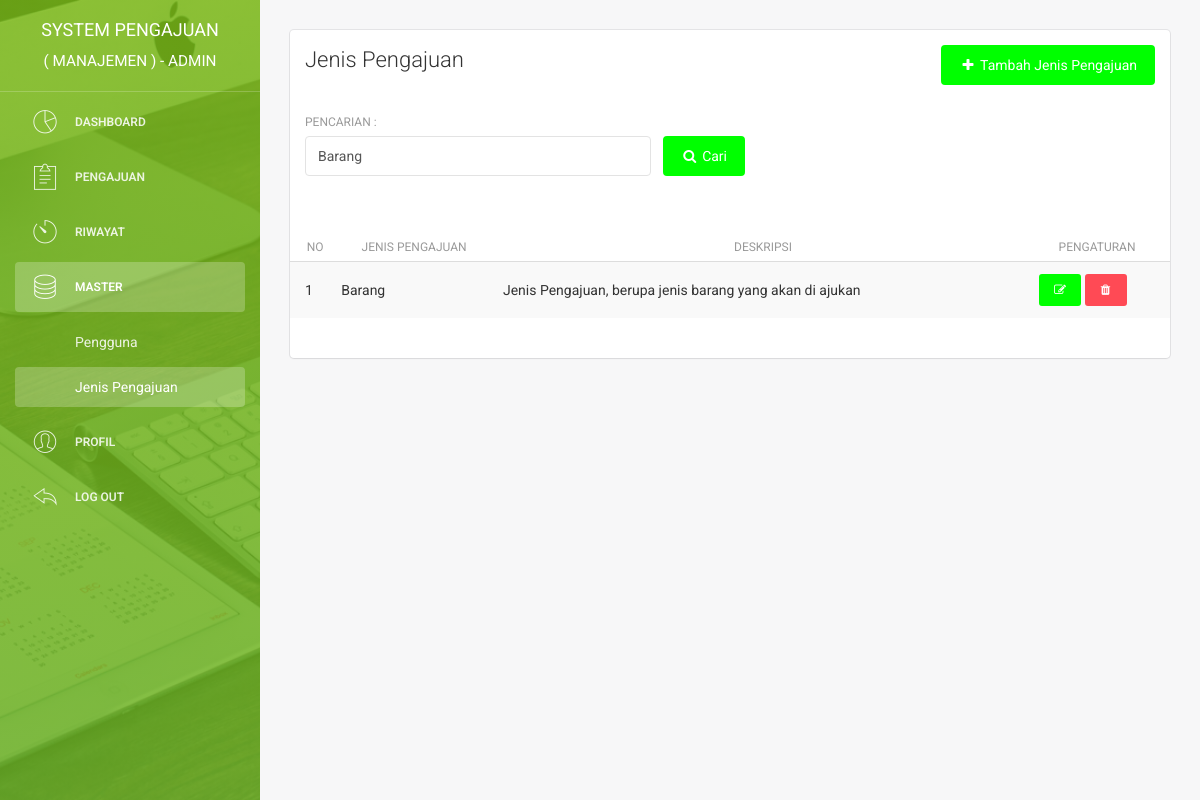
The app's page /admin/jenis_pengajuan.php?cari=Barang (signed in) with its own data.
### tables this page shows
CREATE TABLE `user` (
  `id_user` int(11) NOT NULL,
  `username` varchar(225) NOT NULL,
  `email` varchar(225) NOT NULL,
  `password` varchar(225) NOT NULL,
  `nama_depan` varchar(225) NOT NULL,
  `nama_belakang` varchar(225) NOT NULL,
  `jk` enum('laki-laki','perempuan') NOT NULL,
  `no_hp` varchar(50) NOT NULL,
  `alamat` text NOT NULL,
  `role` enum('manajemen','tim') NOT NULL,
  `pembuatan_akun` date NOT NULL,
  `update_akun` date NOT NULL
);

CREATE TABLE `jenis_pengajuan` (
  `id_jenis_pengajuan` int(11) NOT NULL,
  `jenis_pengajuan` varchar(25) NOT NULL,
  `deskripsi` text NOT NULL
);

### admin/jenis_pengajuan.php (the view, shortened to what this page needs)
<?php
    include '../system/koneksi.php';
?>
<!doctype html>
<html lang="en">
<head>
    <link href="../assets/css/bootstrap.min.css" rel="stylesheet" />
    <link href="../assets/css/animate.min.css" rel="stylesheet"/>
    <link href="../assets/css/light-bootstrap-dashboard.css" rel="stylesheet"/>
    <link href="../assets/css/demo.css" rel="stylesheet" />
    <link href="http://maxcdn.bootstrapcdn.com/font-awesome/4.2.0/css/font-awesome.min.css" rel="stylesheet">
    <link href="../assets/css/pe-icon-7-stroke.css" rel="stylesheet" />
    <link rel="stylesheet" href="../assets/dist/sweetalert.css">
</head>
<body>
<div class="wrapper">
    <div class="sidebar" data-color="green" data-image="../assets/img/sidebar.jpg">
    	<div class="sidebar-wrapper">
            <div class="logo">
                <a href="index" class="simple-text">
<?php
 $query_login = "SELECT * FROM user WHERE email ='$_SESSION[email]'";
    $result_login = mysqli_query($con, $query_login);
    $data_login = mysqli_fetch_assoc($result_login);
    $username = $data_login["username"];
?>
                        System Pengajuan<br><small>( MANAJEMEN ) - <?php echo $username ?></small>
                </a>
            </div>
            <ul class="nav">
                <li>
                    <a href="index">
                        <i class="pe pe-7s-graph"></i>
                        <p>Dashboard</p>
                    </a>
                </li>
                <li>
                    <a href="pengajuan">
                        <i class="pe pe-7s-note2"></i>
                        <p>Pengajuan</p>
                    </a>
                </li>
                <li>
                    <a href="riwayat">
                        <i class="pe pe-7s-timer"></i>
                        <p>Riwayat</p>
                    </a>
                </li>
                <li class="active">
                    <a data-toggle="collapse" href="#componentsExamples" aria-expanded="true">
                        <i class="pe-7s-server"></i>
                        <p>Master</p>
                    </a>
                    <div class="collapse in" id="componentsExamples">
                        <ul class="nav">
                            <li><a href="user">Pengguna</a></li>
                            <li class="active"><a href="jenis_pengajuan">Jenis Pengajuan</a></li>
                        </ul>
                    </div>
                </li>
                <li>
                    <a href="profil">
                        <i class="pe pe-7s-user"></i>
                        <p>Profil</p>
                    </a>
                </li>
                <li>
                    <a href="#" onclick = "logout()">
                        <i class="pe pe-7s-back"></i>
                        <p>Log out</p>
                    </a>
                </li>
            </ul>
    	</div>
    </div>
    <div class="main-panel">
        <div class="content">
            <div class="container-fluid">
                <div class="row">
                    <div class="col-md-12">
                        <div class="card">
                            <div class="header">
                                <div class="row">
                                    <div class="col-md-6">
                                        <h4 class="title">Jenis Pengajuan</h4>
                                    </div>
                                    <div class="col-md-6" align="right">
                                        <a href="tambah_jenispengajuan">
                                            <button type="button" class="btn btn-primary btn-fill">
                                                <i class="fa fa-plus"></i> Tambah Jenis Pengajuan
                                            </button>
                                        </a>
                                    </div>
                                </div>
                                <br>
                                <form id="form_user"  action="?" method="get">
                                    <div class="row">
                                        <div class="col-md-5">
                                            <div class="form-group">
                                                <label>Pencarian : </label>
<?php
        if (isset($_GET['cari'])) {
            $username = ($_GET["cari"]);
?>
                <input type="text" name="cari" id="cari" class="form-control" placeholder="Jenis pengajuan" value="<?php echo $username ?>">
<?php
        }
        else {
?>
                <input type="text" name="cari" id="cari" class="form-control" placeholder="Jenis pengajuan">
<?php
        }
?>
                                            </div>
                                        </div>
                                        <div class="col-md-1">
                                            <button type="submit" rel="tooltip" class="btn btn-primary btn-fill">
                                                <i class="fa fa-search"></i> Cari
                                            </button>
                                        </div>
                                    </div>
                                </form>
                            </div>
                            <div class="content table-responsive table-full-width">
                                <?php
        if (isset($_GET['cari'])) {
            $jenispengajuan = ($_GET["cari"]);
                $query = "SELECT * FROM jenis_pengajuan WHERE jenis_pengajuan like '%$jenispengajuan%' ORDER BY id_jenis_pengajuan" ;
        }
        else {
            $query = "SELECT * FROM jenis_pengajuan ORDER BY id_jenis_pengajuan" ;
        }
            $result = mysqli_query($con, $query);
            if($result->num_rows == 0){
                                    echo '<div class="content table-responsive table-full-width">
                                        <table class="table table-hover table-striped">
                                            <thead>
                                                <th>No</th>
                                                <th>Jenis Pengajuan</th>
                                                <th>Deskripsi</th>
                                                <th>Pengaturan</th>
                                            </thead>
                                            <tbody>
                                                <tr>
                                                    <td colspan="8" align="center">
                                                        Anda tidak memiliki pengajuan
                                                        <br>
                                                        <a href="user">
                                                            <button type="button" class="btn btn-primary btn-fill btn-sm">
                                                                <i class="fa fa-refresh"></i> Refresh data
                                                            </button>
                                                        </a>
                                                    </td>
                                                </tr>
                                            </tbody>
                                        </table>
                                    </div>';
            }
            else {
                                    echo '<div class="content table-responsive table-full-width">
                                        <table class="table table-hover table-striped table-paginate">
                                                <thead>
                                                    <th>No</th>
                                                    <th>Jenis Pengajuan</th>
                                                    <th>Deskripsi</th>
                                                    <th>Pengaturan</th>
                                                </thead>
                                            <tbody>';
                $no = 1;
                while($data = mysqli_fetch_assoc($result)){
                                                echo '<tr>
                                            <td>'.$no.'</td>
                                            <td>'.$data['jenis_pengajuan'].'</td>
                                            <td>'.$data['deskripsi'].'</td>
                                            <td>
                                                <a href="edit_jenispengajuan?id='.$data['id_jenis_pengajuan'].'">
                                                    <button type="button" rel="tooltip" class="btn btn-primary btn-fill btn-sm">
                                                        <i class="fa fa-edit"></i>
                                                    </button>
                                                </a>
                                                <button onclick="hapus('.$data['id_jenis_pengajuan'].')" type="button" rel="tooltip" class="btn btn-danger btn-fill btn-sm">
                                                    <i class="fa fa-trash"></i>
                                                </button>';
                                        $no++;
                    }
                                            echo'</tbody>
                                        </table>
                                    </div>';
                }
            ?>
                            </div>
                        </div>
                    </div>
                </div>
            </div>
        </div>
    </div>
</div>
</body>
</html>

### records on screen
user: username "ADMIN"
jenis_pengajuan: jenis_pengajuan "Barang", deskripsi "Jenis Pengajuan, berupa jenis barang yang akan di ajukan"
